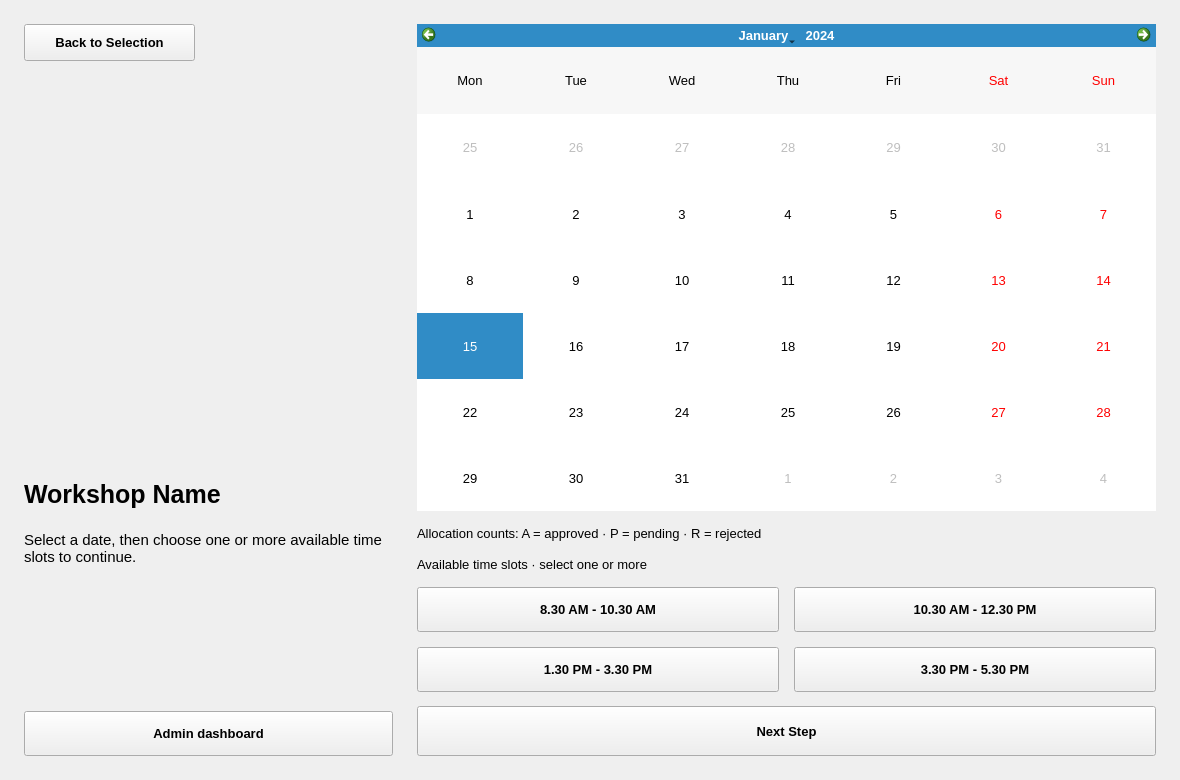
<?xml version="1.0" encoding="UTF-8"?>
<ui version="4.0">
 <!-- Date සහ time slots තෝරන පිටුවයි; slot text වෙනස් කළොත් setupDynamicUI() values ද ගළපන්න. -->
 <class>calanderWidget</class>
 <!-- calanderWidget: ඇතුළත controls තබන කොටස; name එක C++ code එකේද භාවිත විය හැක. -->
 <widget class="QWidget" name="calanderWidget">
  <!-- ස්ථානය x/y වලින්ද ප්‍රමාණය width/height වලින්ද වෙනස් කරන්න. -->
  <property name="geometry">
   <rect>
    <x>0</x>
    <y>0</y>
    <width>1180</width>
    <height>780</height>
   </rect>
  </property>
  <!-- මෙම control එකේ font නම, size සහ bold බව මෙහි වෙනස් කරන්න. -->
  <property name="font">
   <font>
    <family>Segoe UI</family>
    <pointsize>10</pointsize>
    <bold>false</bold>
   </font>
  </property>
  <!-- මෙම control එකේ පාට, border, padding සහ radius සඳහා CSS rules මෙහි ඇත. -->
  <property name="styleSheet">
   <string notr="true">QWidget { color:#17243B;   }QMainWindow, QStackedWidget, QWidget#welcomeWidget, QWidget#selectionWidget, QWidget#calanderWidget, QWidget#formWidget, QWidget#adminWidget { background:#F4F7FB; }QScrollArea { border:none; background:transparent; } QScrollArea &gt; QWidget &gt; QWidget { background:#F4F7FB; }QScrollArea#cardsScrollArea &gt; QWidget, QWidget#cardsScrollContents { background:transparent; }QLabel { background:transparent; }QLabel#welcomeTitle { color:#52647D;   }QLabel#syncLabTitle {   }QLabel#syncLabSubtitle {   }QLabel#welcomeDesc, QLabel#selectedDescLabel2, QLabel#adminWsDescLbl { color:#52647D;  }QLabel#selectTitleLabel, QLabel#selectedNameLabel2, QLabel#confirmTitleLbl, QLabel#adminWsTitleLbl {   }QLineEdit, QTextEdit, QComboBox { background:#FFFFFF; border:1px solid #D4DEEB; border-radius:7px; padding:8px; selection-background-color:#2563EB; selection-color:white; }QLineEdit:focus, QTextEdit:focus, QComboBox:focus { border:1px solid #2563EB; }QComboBox QAbstractItemView { background:#FFFFFF; color:#17243B; selection-background-color:#2563EB; selection-color:white; }QPushButton { background:#FFFFFF; color:#17243B; border:1px solid #D4DEEB; border-radius:8px; padding:9px 14px;  }QPushButton:hover, QPushButton:focus { background:#EAF2FF; border-color:#2563EB; }QPushButton:pressed { border:2px solid #2563EB; }QPushButton#allocateNowBtn, QPushButton#nextBtn, QPushButton#nextTo3Btn, QPushButton#submitBtn, QPushButton#updateBtn { background:#2563EB; color:white; border:1px solid #2563EB; }QPushButton#allocateNowBtn:hover, QPushButton#nextBtn:hover, QPushButton#nextTo3Btn:hover, QPushButton#submitBtn:hover, QPushButton#updateBtn:hover { background:#1D4ED8; }QPushButton#deleteBtn, QPushButton#adminDelBtn { color:#BE123C; }QPushButton[timeSlot=true] { padding:10px 8px; }QPushButton:checked { background:#2563EB; color:white; border-color:#2563EB; }QPushButton:disabled { background:#F4F7FB; color:#52647D; border:1px solid #D4DEEB; }QPushButton#allocateNowBtn:disabled, QPushButton#nextBtn:disabled, QPushButton#nextTo3Btn:disabled, QPushButton#submitBtn:disabled, QPushButton#updateBtn:disabled, QPushButton#deleteBtn:disabled, QPushButton#adminDelBtn:disabled { background:#F4F7FB; color:#52647D; border:1px solid #D4DEEB; }QFrame#summaryBox { background:#EAF2FF; border:1px solid #D4DEEB; border-radius:10px; }QLabel#summaryDateLbl { color:#2563EB;  }QTableWidget { background:#FFFFFF; alternate-background-color:#F4F7FB; border:1px solid #D4DEEB; gridline-color:#D4DEEB; selection-background-color:#EAF2FF; selection-color:#17243B; }QHeaderView::section { font-weight:600; background:#EAF2FF; color:#17243B; border:none; padding:10px;  }QTableWidget QLineEdit, QTableWidget QComboBox { padding:4px; border-radius:4px; }QCalendarWidget { background:#FFFFFF; border:1px solid #D4DEEB; border-radius:8px; }QCalendarWidget QWidget#qt_calendar_navigationbar { background:#2563EB; }QCalendarWidget QToolButton { font-weight:600; color:white; background:transparent; padding:6px;  }QCalendarWidget QMenu, QCalendarWidget QSpinBox { background:#FFFFFF; color:#17243B; }QCalendarWidget QAbstractItemView { background:#FFFFFF; color:#17243B; selection-background-color:#2563EB; selection-color:white; outline:0; }QToolTip { background:#FFFFFF; color:#17243B; border:1px solid #D4DEEB; padding:6px; }</string>
  </property>
  <!-- backTo1Btn: ක්ලික් කළ හැකි button එක; name එක C++ code එකේද භාවිත විය හැක. -->
  <widget class="QPushButton" name="backTo1Btn">
   <!-- ස්ථානය x/y වලින්ද ප්‍රමාණය width/height වලින්ද වෙනස් කරන්න. -->
   <property name="geometry">
    <rect>
     <x>24</x>
     <y>24</y>
     <width>171</width>
     <height>37</height>
    </rect>
   </property>
   <!-- මෙම control එකේ font නම, size සහ bold බව මෙහි වෙනස් කරන්න. -->
   <property name="font">
    <font>
     <family>Segoe UI</family>
     <pointsize>10</pointsize>
     <bold>true</bold>
    </font>
   </property>
   <property name="cursor">
    <cursorShape>PointingHandCursor</cursorShape>
   </property>
   <!-- පෙන්වන text එක මෙහි වෙනස් කරන්න; dynamic text C++ මගින් නැවත යෙදිය හැක. -->
   <property name="text">
    <string>Back to Selection</string>
   </property>
  </widget>
  <!-- selectedImgLabel2: text/image පෙන්වන label එක; name එක C++ code එකේද භාවිත විය හැක. -->
  <widget class="QLabel" name="selectedImgLabel2">
   <!-- ස්ථානය x/y වලින්ද ප්‍රමාණය width/height වලින්ද වෙනස් කරන්න. -->
   <property name="geometry">
    <rect>
     <x>24</x>
     <y>290</y>
     <width>251</width>
     <height>160</height>
    </rect>
   </property>
   <!-- මෙම control එකේ font නම, size සහ bold බව මෙහි වෙනස් කරන්න. -->
   <property name="font">
    <font>
     <family>Segoe UI</family>
     <pointsize>10</pointsize>
     <bold>false</bold>
    </font>
   </property>
   <property name="textFormat">
    <enum>Qt::TextFormat::PlainText</enum>
   </property>
   <property name="alignment">
    <set>Qt::AlignmentFlag::AlignCenter</set>
   </property>
  </widget>
  <!-- selectedNameLabel2: text/image පෙන්වන label එක; name එක C++ code එකේද භාවිත විය හැක. -->
  <widget class="QLabel" name="selectedNameLabel2">
   <!-- ස්ථානය x/y වලින්ද ප්‍රමාණය width/height වලින්ද වෙනස් කරන්න. -->
   <property name="geometry">
    <rect>
     <x>24</x>
     <y>480</y>
     <width>369</width>
     <height>51</height>
    </rect>
   </property>
   <!-- මෙම control එකේ font නම, size සහ bold බව මෙහි වෙනස් කරන්න. -->
   <property name="font">
    <font>
     <family>Segoe UI</family>
     <pointsize>19</pointsize>
     <bold>true</bold>
    </font>
   </property>
   <!-- පෙන්වන text එක මෙහි වෙනස් කරන්න; dynamic text C++ මගින් නැවත යෙදිය හැක. -->
   <property name="text">
    <string>Workshop Name</string>
   </property>
   <property name="textFormat">
    <enum>Qt::TextFormat::PlainText</enum>
   </property>
   <property name="alignment">
    <set>Qt::AlignmentFlag::AlignLeading|Qt::AlignmentFlag::AlignLeft|Qt::AlignmentFlag::AlignTop</set>
   </property>
   <!-- true නම් ඉඩ මදි text එක ඊළඟ පේළියට යයි. -->
   <property name="wordWrap">
    <bool>true</bool>
   </property>
  </widget>
  <!-- selectedDescLabel2: text/image පෙන්වන label එක; name එක C++ code එකේද භාවිත විය හැක. -->
  <widget class="QLabel" name="selectedDescLabel2">
   <!-- ස්ථානය x/y වලින්ද ප්‍රමාණය width/height වලින්ද වෙනස් කරන්න. -->
   <property name="geometry">
    <rect>
     <x>24</x>
     <y>531</y>
     <width>369</width>
     <height>105</height>
    </rect>
   </property>
   <!-- මෙම control එකේ font නම, size සහ bold බව මෙහි වෙනස් කරන්න. -->
   <property name="font">
    <font>
     <family>Segoe UI</family>
     <pointsize>11</pointsize>
     <bold>false</bold>
    </font>
   </property>
   <!-- පෙන්වන text එක මෙහි වෙනස් කරන්න; dynamic text C++ මගින් නැවත යෙදිය හැක. -->
   <property name="text">
    <string>Select a date, then choose one or more available time slots to continue.</string>
   </property>
   <property name="textFormat">
    <enum>Qt::TextFormat::PlainText</enum>
   </property>
   <property name="alignment">
    <set>Qt::AlignmentFlag::AlignLeading|Qt::AlignmentFlag::AlignLeft|Qt::AlignmentFlag::AlignTop</set>
   </property>
   <!-- true නම් ඉඩ මදි text එක ඊළඟ පේළියට යයි. -->
   <property name="wordWrap">
    <bool>true</bool>
   </property>
  </widget>
  <!-- adminBtn2: ක්ලික් කළ හැකි button එක; name එක C++ code එකේද භාවිත විය හැක. -->
  <widget class="QPushButton" name="adminBtn2">
   <!-- ස්ථානය x/y වලින්ද ප්‍රමාණය width/height වලින්ද වෙනස් කරන්න. -->
   <property name="geometry">
    <rect>
     <x>24</x>
     <y>711</y>
     <width>369</width>
     <height>45</height>
    </rect>
   </property>
   <!-- මෙම control එකේ font නම, size සහ bold බව මෙහි වෙනස් කරන්න. -->
   <property name="font">
    <font>
     <family>Segoe UI</family>
     <pointsize>10</pointsize>
     <bold>true</bold>
    </font>
   </property>
   <property name="cursor">
    <cursorShape>PointingHandCursor</cursorShape>
   </property>
   <!-- පෙන්වන text එක මෙහි වෙනස් කරන්න; dynamic text C++ මගින් නැවත යෙදිය හැක. -->
   <property name="text">
    <string>Admin dashboard</string>
   </property>
  </widget>
  <!-- calendar: A/P/R ගණන් ඇති calendar එක; name එක C++ code එකේද භාවිත විය හැක. -->
  <widget class="CustomCalendarWidget" name="calendar">
   <!-- ස්ථානය x/y වලින්ද ප්‍රමාණය width/height වලින්ද වෙනස් කරන්න. -->
   <property name="geometry">
    <rect>
     <x>417</x>
     <y>24</y>
     <width>739</width>
     <height>487</height>
    </rect>
   </property>
   <!-- මෙම control එකේ font නම, size සහ bold බව මෙහි වෙනස් කරන්න. -->
   <property name="font">
    <font>
     <family>Segoe UI</family>
     <pointsize>10</pointsize>
     <bold>false</bold>
    </font>
   </property>
   <property name="verticalHeaderFormat">
    <enum>QCalendarWidget::VerticalHeaderFormat::NoVerticalHeader</enum>
   </property>
  </widget>
  <!-- calendarLegend: text/image පෙන්වන label එක; name එක C++ code එකේද භාවිත විය හැක. -->
  <widget class="QLabel" name="calendarLegend">
   <!-- ස්ථානය x/y වලින්ද ප්‍රමාණය width/height වලින්ද වෙනස් කරන්න. -->
   <property name="geometry">
    <rect>
     <x>417</x>
     <y>525</y>
     <width>739</width>
     <height>17</height>
    </rect>
   </property>
   <!-- මෙම control එකේ font නම, size සහ bold බව මෙහි වෙනස් කරන්න. -->
   <property name="font">
    <font>
     <family>Segoe UI</family>
     <pointsize>10</pointsize>
     <bold>false</bold>
    </font>
   </property>
   <!-- පෙන්වන text එක මෙහි වෙනස් කරන්න; dynamic text C++ මගින් නැවත යෙදිය හැක. -->
   <property name="text">
    <string>Allocation counts: A = approved · P = pending · R = rejected</string>
   </property>
   <!-- true නම් ඉඩ මදි text එක ඊළඟ පේළියට යයි. -->
   <property name="wordWrap">
    <bool>true</bool>
   </property>
  </widget>
  <!-- timeSlotsLabel: text/image පෙන්වන label එක; name එක C++ code එකේද භාවිත විය හැක. -->
  <widget class="QLabel" name="timeSlotsLabel">
   <!-- ස්ථානය x/y වලින්ද ප්‍රමාණය width/height වලින්ද වෙනස් කරන්න. -->
   <property name="geometry">
    <rect>
     <x>417</x>
     <y>556</y>
     <width>739</width>
     <height>17</height>
    </rect>
   </property>
   <!-- මෙම control එකේ font නම, size සහ bold බව මෙහි වෙනස් කරන්න. -->
   <property name="font">
    <font>
     <family>Segoe UI</family>
     <pointsize>10</pointsize>
     <bold>false</bold>
    </font>
   </property>
   <!-- පෙන්වන text එක මෙහි වෙනස් කරන්න; dynamic text C++ මගින් නැවත යෙදිය හැක. -->
   <property name="text">
    <string>Available time slots · select one or more</string>
   </property>
   <!-- true නම් ඉඩ මදි text එක ඊළඟ පේළියට යයි. -->
   <property name="wordWrap">
    <bool>true</bool>
   </property>
  </widget>
  <!-- timeBtn1: ක්ලික් කළ හැකි button එක; name එක C++ code එකේද භාවිත විය හැක. -->
  <widget class="QPushButton" name="timeBtn1">
   <!-- ස්ථානය x/y වලින්ද ප්‍රමාණය width/height වලින්ද වෙනස් කරන්න. -->
   <property name="geometry">
    <rect>
     <x>417</x>
     <y>587</y>
     <width>362</width>
     <height>45</height>
    </rect>
   </property>
   <!-- මෙම control එකේ font නම, size සහ bold බව මෙහි වෙනස් කරන්න. -->
   <property name="font">
    <font>
     <family>Segoe UI</family>
     <pointsize>10</pointsize>
     <bold>true</bold>
    </font>
   </property>
   <property name="cursor">
    <cursorShape>PointingHandCursor</cursorShape>
   </property>
   <property name="toolTip">
    <string>Choose this time slot. You may select more than one.</string>
   </property>
   <!-- පෙන්වන text එක මෙහි වෙනස් කරන්න; dynamic text C++ මගින් නැවත යෙදිය හැක. -->
   <property name="text">
    <string>8.30 AM - 10.30 AM</string>
   </property>
   <!-- true නම් මෙම button එක tick/untick කළ හැක. -->
   <property name="checkable">
    <bool>true</bool>
   </property>
   <property name="timeSlot" stdset="0">
    <bool>true</bool>
   </property>
  </widget>
  <!-- timeBtn2: ක්ලික් කළ හැකි button එක; name එක C++ code එකේද භාවිත විය හැක. -->
  <widget class="QPushButton" name="timeBtn2">
   <!-- ස්ථානය x/y වලින්ද ප්‍රමාණය width/height වලින්ද වෙනස් කරන්න. -->
   <property name="geometry">
    <rect>
     <x>794</x>
     <y>587</y>
     <width>362</width>
     <height>45</height>
    </rect>
   </property>
   <!-- මෙම control එකේ font නම, size සහ bold බව මෙහි වෙනස් කරන්න. -->
   <property name="font">
    <font>
     <family>Segoe UI</family>
     <pointsize>10</pointsize>
     <bold>true</bold>
    </font>
   </property>
   <property name="cursor">
    <cursorShape>PointingHandCursor</cursorShape>
   </property>
   <property name="toolTip">
    <string>Choose this time slot. You may select more than one.</string>
   </property>
   <!-- පෙන්වන text එක මෙහි වෙනස් කරන්න; dynamic text C++ මගින් නැවත යෙදිය හැක. -->
   <property name="text">
    <string>10.30 AM - 12.30 PM</string>
   </property>
   <!-- true නම් මෙම button එක tick/untick කළ හැක. -->
   <property name="checkable">
    <bool>true</bool>
   </property>
   <property name="timeSlot" stdset="0">
    <bool>true</bool>
   </property>
  </widget>
  <!-- timeBtn3: ක්ලික් කළ හැකි button එක; name එක C++ code එකේද භාවිත විය හැක. -->
  <widget class="QPushButton" name="timeBtn3">
   <!-- ස්ථානය x/y වලින්ද ප්‍රමාණය width/height වලින්ද වෙනස් කරන්න. -->
   <property name="geometry">
    <rect>
     <x>417</x>
     <y>647</y>
     <width>362</width>
     <height>45</height>
    </rect>
   </property>
   <!-- මෙම control එකේ font නම, size සහ bold බව මෙහි වෙනස් කරන්න. -->
   <property name="font">
    <font>
     <family>Segoe UI</family>
     <pointsize>10</pointsize>
     <bold>true</bold>
    </font>
   </property>
   <property name="cursor">
    <cursorShape>PointingHandCursor</cursorShape>
   </property>
   <property name="toolTip">
    <string>Choose this time slot. You may select more than one.</string>
   </property>
   <!-- පෙන්වන text එක මෙහි වෙනස් කරන්න; dynamic text C++ මගින් නැවත යෙදිය හැක. -->
   <property name="text">
    <string>1.30 PM - 3.30 PM</string>
   </property>
   <!-- true නම් මෙම button එක tick/untick කළ හැක. -->
   <property name="checkable">
    <bool>true</bool>
   </property>
   <property name="timeSlot" stdset="0">
    <bool>true</bool>
   </property>
  </widget>
  <!-- timeBtn4: ක්ලික් කළ හැකි button එක; name එක C++ code එකේද භාවිත විය හැක. -->
  <widget class="QPushButton" name="timeBtn4">
   <!-- ස්ථානය x/y වලින්ද ප්‍රමාණය width/height වලින්ද වෙනස් කරන්න. -->
   <property name="geometry">
    <rect>
     <x>794</x>
     <y>647</y>
     <width>362</width>
     <height>45</height>
    </rect>
   </property>
   <!-- මෙම control එකේ font නම, size සහ bold බව මෙහි වෙනස් කරන්න. -->
   <property name="font">
    <font>
     <family>Segoe UI</family>
     <pointsize>10</pointsize>
     <bold>true</bold>
    </font>
   </property>
   <property name="cursor">
    <cursorShape>PointingHandCursor</cursorShape>
   </property>
   <property name="toolTip">
    <string>Choose this time slot. You may select more than one.</string>
   </property>
   <!-- පෙන්වන text එක මෙහි වෙනස් කරන්න; dynamic text C++ මගින් නැවත යෙදිය හැක. -->
   <property name="text">
    <string>3.30 PM - 5.30 PM</string>
   </property>
   <!-- true නම් මෙම button එක tick/untick කළ හැක. -->
   <property name="checkable">
    <bool>true</bool>
   </property>
   <property name="timeSlot" stdset="0">
    <bool>true</bool>
   </property>
  </widget>
  <!-- nextTo3Btn: ක්ලික් කළ හැකි button එක; name එක C++ code එකේද භාවිත විය හැක. -->
  <widget class="QPushButton" name="nextTo3Btn">
   <!-- ස්ථානය x/y වලින්ද ප්‍රමාණය width/height වලින්ද වෙනස් කරන්න. -->
   <property name="geometry">
    <rect>
     <x>417</x>
     <y>706</y>
     <width>739</width>
     <height>50</height>
    </rect>
   </property>
   <!-- මෙම control එකේ font නම, size සහ bold බව මෙහි වෙනස් කරන්න. -->
   <property name="font">
    <font>
     <family>Segoe UI</family>
     <pointsize>10</pointsize>
     <bold>true</bold>
    </font>
   </property>
   <property name="cursor">
    <cursorShape>PointingHandCursor</cursorShape>
   </property>
   <!-- පෙන්වන text එක මෙහි වෙනස් කරන්න; dynamic text C++ මගින් නැවත යෙදිය හැක. -->
   <property name="text">
    <string>Next Step</string>
   </property>
  </widget>
 </widget>
 <customwidgets>
  <customwidget>
   <class>CustomCalendarWidget</class>
   <extends>QCalendarWidget</extends>
   <header>customcalendarwidget.h</header>
  </customwidget>
 </customwidgets>
 <resources/>
 <connections/>
</ui>
